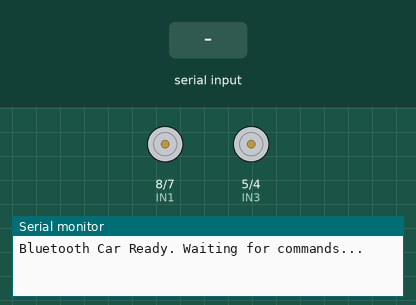
This sketch was run on a simulated Arduino Uno, built with avr-gcc and run on an emulated ATmega328P. On the bench: motor-driver pin pairs drawn as motors (green arrow = first pin HIGH = forward, orange = second pin HIGH = backward, longer = more drive, scaled by the enable pin), the last lines printed to the serial monitor. The inputs (shaded band) are chosen by the test bench.

Above: at 1.2 s.
1.3 s: "F" received over the second serial link
At 2.3 s:
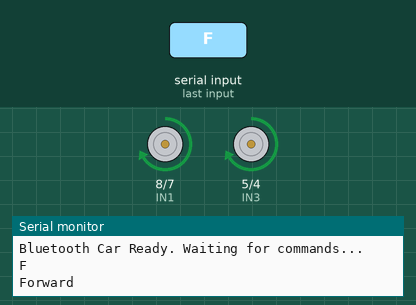
2.8 s: "B" received over the second serial link
At 3.4 s:
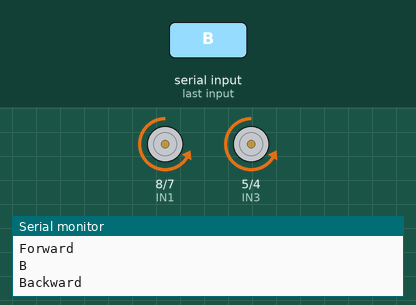
4.3 s: "R" received over the second serial link
At 4.6 s:
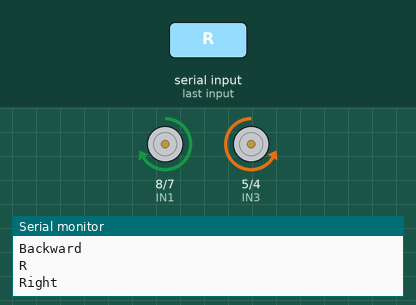
5.8 s: "L" received over the second serial link
At 6.9 s:
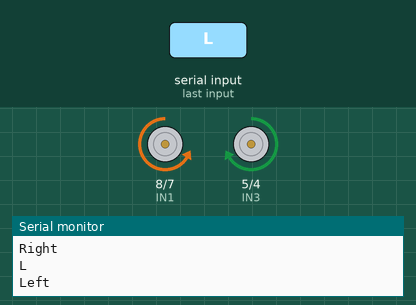
Timing chart, 0 to 8.3 s (numbered marks = the images above; inputs shaded):
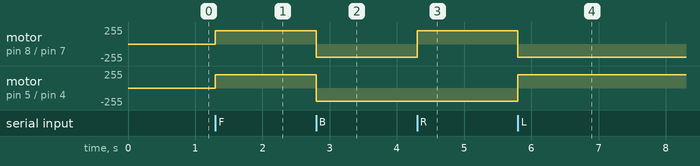

Measured:
- after the input at 1.3 s, motor on pin 8 (IN1) / pin 7 (IN2), motor on pin 5 (IN3) / pin 4 (IN4): stopped → forward 200/255 at once
- after the input at 2.8 s, motor on pin 8 (IN1) / pin 7 (IN2), motor on pin 5 (IN3) / pin 4 (IN4): forward 200/255 → backward 200/255 at once
- after the input at 4.3 s, motor on pin 8 (IN1) / pin 7 (IN2): backward 200/255 → forward 200/255 at once
- after the input at 5.8 s, motor on pin 8 (IN1) / pin 7 (IN2): forward 200/255 → backward 200/255 at once; motor on pin 5 (IN3) / pin 4 (IN4): backward 200/255 → forward 200/255 at once

The sketch:

Arduino_Bluetooth_Controlled_Car.ino
```cpp
// Arduino Bluetooth Car with Speed Control (using SoftwareSerial)
// 2 DC Motors + L298N Driver + HC-05 Bluetooth

#include <SoftwareSerial.h>

// Define SoftwareSerial pins for HC-05
SoftwareSerial BT(10, 11); // TX=10, RX=11

char command[10];   // buffer for incoming command
int index = 0;      // buffer index
int speedValue = 200; // default speed (0-255)

// Motor Driver Pins
int ENA = 9;  // Enable pin for Motor A
int IN1 = 8;  // Motor A input 1
int IN2 = 7;  // Motor A input 2

int ENB = 6;  // Enable pin for Motor B
int IN3 = 5;  // Motor B input 1
int IN4 = 4;  // Motor B input 2

void setup() {
  // Motor pins as output
  pinMode(ENA, OUTPUT);
  pinMode(IN1, OUTPUT);
  pinMode(IN2, OUTPUT);

  pinMode(ENB, OUTPUT);
  pinMode(IN3, OUTPUT);
  pinMode(IN4, OUTPUT);

  // Start Serial for debugging
  Serial.begin(9600);
  // Start Bluetooth serial
  BT.begin(9600);

// stopMotors();
  Serial.println("Bluetooth Car Ready. Waiting for commands...");
}

void loop() {
  // Read incoming Bluetooth commands
 while (BT.available() > 0) {
  char c = BT.read();
  Serial.println(c);
switch(c){
  case 'F':
    Serial.println("Forward");
  digitalWrite(IN1, HIGH);
  digitalWrite(IN2, LOW);
  digitalWrite(IN3, HIGH);
  digitalWrite(IN4, LOW);
  analogWrite(ENA, speedValue);
  analogWrite(ENB, speedValue);
  break;
   case 'B':
   Serial.println("Backward");

  digitalWrite(IN1, LOW);
  digitalWrite(IN2, HIGH);
  digitalWrite(IN3, LOW);
  digitalWrite(IN4, HIGH);
  analogWrite(ENA, speedValue);
  analogWrite(ENB, speedValue);
  break;
    case 'R':
  Serial.println("Right");
  digitalWrite(IN1, HIGH);
  digitalWrite(IN2, LOW);
  digitalWrite(IN3, LOW);
  digitalWrite(IN4, HIGH);
  analogWrite(ENA, speedValue);
  analogWrite(ENB, speedValue);
  break;

      case 'L':
      Serial.println("Left");
  digitalWrite(IN1, LOW);
  digitalWrite(IN2, HIGH);
  digitalWrite(IN3, HIGH);
  digitalWrite(IN4, LOW);
  analogWrite(ENA, speedValue);
  analogWrite(ENB, speedValue);
  break;

     case 'S':
        Serial.println("Stop");

  digitalWrite(IN1, LOW);
  digitalWrite(IN2, LOW);
  digitalWrite(IN3, LOW);
  digitalWrite(IN4, LOW);
  analogWrite(ENA, 0);
  analogWrite(ENB, 0);
  break;
  case'0':
  speedValue=0;
  break;
  case'1':
  speedValue=25;
  break;
  case'2':
  speedValue=50;
  break;

  case'3':
  speedValue=75;
  break;
  case'4':
  speedValue=100;
  break;
  case'5':
  speedValue=125;
  break;
    case'6':
  speedValue=150;
  break;
  case'7':
  speedValue=175;
  break;

   case'8':
  speedValue=200;
  break;
    case'9':
  speedValue=255;
  break;

  }
}

}
```
